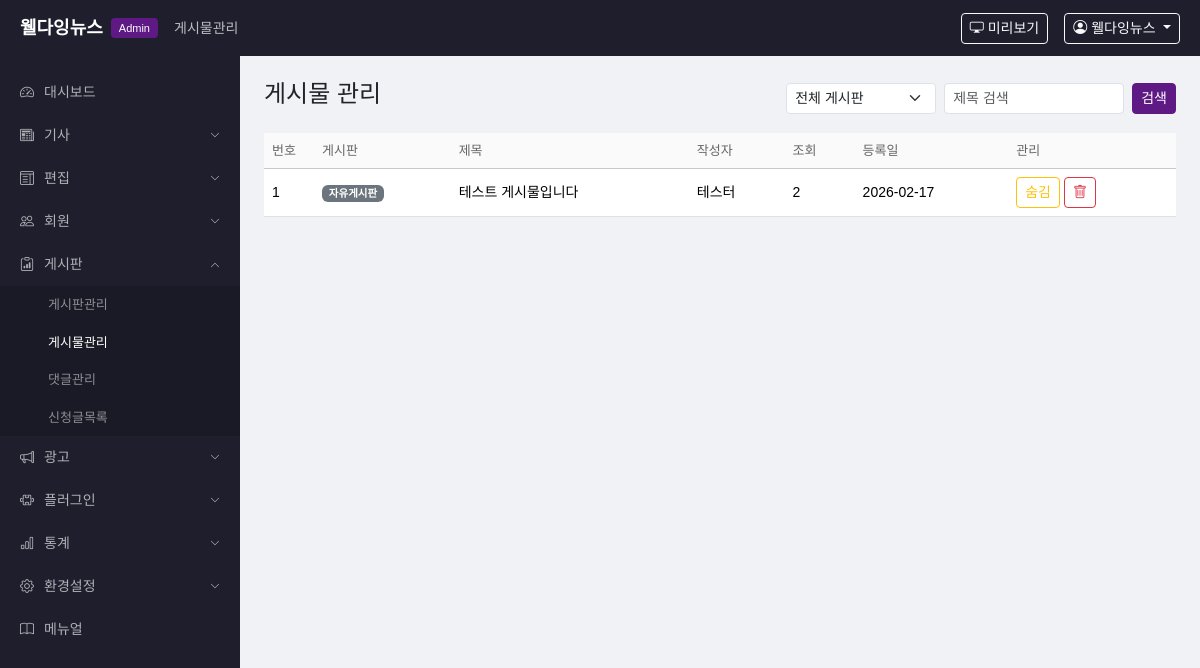
The page /admin/bbs/posts (signed in) on the database its author committed.
### app/models.py (models this page shows)
class AdminUser(UserMixin, db.Model):
    __tablename__ = 'admin_user'
    id = db.Column(db.Integer, primary_key=True)
    user_id = db.Column(db.String(50), unique=True, nullable=False)
    password_hash = db.Column(db.String(256), nullable=False)
    name = db.Column(db.String(50), nullable=False)
    email = db.Column(db.String(100))
    department = db.Column(db.String(50), default='')
    level = db.Column(db.String(20), default='admin')  # admin, editor, reporter
    is_active = db.Column(db.Boolean, default=True)
    is_dormant = db.Column(db.Boolean, default=False)
    created_at = db.Column(db.DateTime, default=datetime.now)

class BoardPost(db.Model):
    __tablename__ = 'board_post'
    id = db.Column(db.Integer, primary_key=True)
    board_id = db.Column(db.Integer, db.ForeignKey('board.id'), nullable=False)
    parent_post_id = db.Column(db.Integer, db.ForeignKey('board_post.id'), nullable=True)
    title = db.Column(db.String(500), nullable=False)
    content = db.Column(db.Text, default='')
    author_name = db.Column(db.String(50), default='')
    password = db.Column(db.String(200), default='')
    view_count = db.Column(db.Integer, default=0)
    is_hidden = db.Column(db.Boolean, default=False)
    is_secret = db.Column(db.Boolean, default=False)
    created_at = db.Column(db.DateTime, default=datetime.now)
    board = db.relationship('Board', backref=db.backref('posts', lazy='dynamic'))
    parent_post = db.relationship('BoardPost', remote_side='BoardPost.id', backref='child_posts')

class Board(db.Model):
    __tablename__ = 'board'
    id = db.Column(db.Integer, primary_key=True)
    code = db.Column(db.String(20), unique=True, nullable=False)
    name = db.Column(db.String(100), nullable=False)
    description = db.Column(db.Text, default='')
    is_active = db.Column(db.Boolean, default=True)
    sort_order = db.Column(db.Integer, default=0)
    created_at = db.Column(db.DateTime, default=datetime.now)

### app/admin/routes.py (the view)
@admin_bp.route('/bbs/posts')
@admin_required
def bbs_post_list():
    page = request.args.get('page', 1, type=int)
    board_id = request.args.get('board_id', '', type=str)
    q = request.args.get('q', '').strip()
    query = BoardPost.query
    if board_id:
        query = query.filter_by(board_id=int(board_id))
    if q:
        query = query.filter(BoardPost.title.contains(q))
    pagination = query.order_by(BoardPost.created_at.desc()).paginate(page=page, per_page=20, error_out=False)
    boards = Board.query.order_by(Board.sort_order).all()
    return render_template('admin/bbs_post_list.html', posts=pagination.items, pagination=pagination, boards=boards, board_id=board_id, q=q)

### app/__init__.py (called while the page is built)
def create_app():
    app = Flask(__name__)
    app.config.from_object(Config)
    os.makedirs(app.config['UPLOAD_FOLDER'], exist_ok=True)
    db.init_app(app)
    login_manager.init_app(app)
    login_manager.login_view = 'admin.login'
    @login_manager.user_loader
    def load_user(user_id):
        return db.session.get(AdminUser, int(user_id))
    from app.admin import admin_bp
    from app.public import public_bp
    app.register_blueprint(admin_bp, url_prefix='/admin')
    app.register_blueprint(public_bp)
    with app.app_context():
        db.create_all()
    return app

### app/admin/routes.py (called while the page is built)
def admin_required(f):
    @wraps(f)
    @login_required
    def decorated(*args, **kwargs):
        return f(*args, **kwargs)
    return decorated

### app/admin/templates/admin/bbs_post_list.html (shortened to what this page needs)
{% extends "admin/base.html" %}
{% block nav_title %}게시물관리{% endblock %}
{% block content %}
<div class="d-flex justify-content-between align-items-center mb-3">
    <h4>게시물 관리</h4>
    <form class="d-flex gap-2" method="get">
        <select name="board_id" class="form-select form-select-sm" style="width:150px">
            <option value="">전체 게시판</option>
        </select>
        <input type="text" name="q" class="form-control form-control-sm" placeholder="제목 검색" value="{{ q }}" style="width:180px">
        <button class="btn btn-sm btn-primary">검색</button>
    </form>
</div>
<div class="table-responsive">
    <table class="table table-hover">
        <thead class="table-light">
            <tr><th style="width:50px">번호</th><th>게시판</th><th>제목</th><th>작성자</th><th>조회</th><th>등록일</th><th>관리</th></tr>
        </thead>
        <tbody>
            {% for p in posts %}
            <tr class="{% if p.is_hidden %}table-secondary{% endif %}">
                <td>{{ p.id }}</td>
                <td><span class="badge bg-secondary">{{ p.board.name if p.board else '-' }}</span></td>
                <td>{{ p.title|truncate(50) }}</td><td>{{ p.author_name }}</td><td>{{ p.view_count }}</td>
                <td>{{ p.created_at.strftime('%Y-%m-%d') }}</td>
                <td>
                    <form method="post" action="{{ url_for('admin.bbs_post_toggle', post_id=p.id) }}" class="d-inline">
                        <button class="btn btn-sm {% if p.is_hidden %}btn-outline-success{% else %}btn-outline-warning{% endif %}">{{ '공개' if p.is_hidden else '숨김' }}</button>
                    </form>
                    <form method="post" action="{{ url_for('admin.bbs_post_delete', post_id=p.id) }}" class="d-inline" onsubmit="return confirm('삭제?')">
                        <button class="btn btn-sm btn-outline-danger"><i class="bi bi-trash"></i></button>
                    </form>
                </td>
            </tr>
            {% else %}
            <tr><td colspan="7" class="text-center text-muted py-4">게시물이 없습니다.</td></tr>
            {% endfor %}
        </tbody>
    </table>
</div>
{% endblock %}

### app/admin/templates/admin/base.html (shortened to what this page needs)
<!DOCTYPE html>
<html lang="ko">
<head>
    <link href="https://cdn.jsdelivr.net/npm/bootstrap@5.3.3/dist/css/bootstrap.min.css" rel="stylesheet">
    <link href="https://cdn.jsdelivr.net/npm/bootstrap-icons@1.11.3/font/bootstrap-icons.min.css" rel="stylesheet">
    <link href="{{ url_for('static', filename='css/admin.css') }}" rel="stylesheet">
</head>
<body>
<header class="admin-header">
    <div class="d-flex align-items-center w-100">
        <a href="{{ url_for('admin.dashboard') }}" class="admin-logo">
            <span class="logo-text">웰다잉뉴스</span>
            <span class="logo-badge">Admin</span>
        </a>
        <div class="admin-nav-title ms-3">{% block nav_title %}대시보드{% endblock %}</div>
        <div class="ms-auto d-flex align-items-center gap-3">
            <a href="{{ url_for('public.index') }}" target="_blank" class="btn btn-sm btn-outline-light">
                <i class="bi bi-display"></i> 미리보기
            </a>
            <div class="dropdown">
                <button class="btn btn-sm btn-outline-light dropdown-toggle" data-bs-toggle="dropdown">
                    <i class="bi bi-person-circle"></i> {{ current_user.name }}
                </button>
            </div>
        </div>
    </div>
</header>
<div class="admin-layout">
    <aside class="admin-sidebar">
        <nav>
            {% set ep = request.endpoint or '' %}
            <ul class="sidebar-nav">
                <li class="{% if ep == 'admin.dashboard' %}active{% endif %}">
                    <a href="{{ url_for('admin.dashboard') }}"><i class="bi bi-speedometer2"></i> 대시보드</a>
                </li>
                <li class="nav-group {% if 'article' in ep or ep == 'admin.approval' or ep == 'admin.article_comments' or ep == 'admin.article_structure' %}open{% endif %}">
                    <a href="#" class="nav-group-toggle"><i class="bi bi-newspaper"></i> 기사 <i class="bi bi-chevron-down ms-auto"></i></a>
                </li>
                <li class="nav-group {% if 'edit_layout' in ep %}open{% endif %}">
                    <a href="#" class="nav-group-toggle"><i class="bi bi-layout-text-window"></i> 편집 <i class="bi bi-chevron-down ms-auto"></i></a>
                </li>
                <li class="nav-group {% if 'member' in ep or 'dormant' in ep or 'etc_level' in ep or 'division' in ep or 'department' in ep %}open{% endif %}">
                    <a href="#" class="nav-group-toggle"><i class="bi bi-people"></i> 회원 <i class="bi bi-chevron-down ms-auto"></i></a>
                </li>
                <li class="nav-group {% if 'board' in ep or 'bbs' in ep or 'event_request' in ep %}open{% endif %}">
                    <a href="#" class="nav-group-toggle"><i class="bi bi-clipboard-data"></i> 게시판 <i class="bi bi-chevron-down ms-auto"></i></a>
                    <ul class="nav-sub">
                        <li class="{% if ep == 'admin.board_list' %}active{% endif %}"><a href="{{ url_for('admin.board_list') }}">게시판관리</a></li>
                        <li class="{% if ep == 'admin.bbs_post_list' %}active{% endif %}"><a href="{{ url_for('admin.bbs_post_list') }}">게시물관리</a></li>
                        <li class="{% if ep == 'admin.bbs_reply_list' %}active{% endif %}"><a href="{{ url_for('admin.bbs_reply_list') }}">댓글관리</a></li>
                        <li class="{% if ep == 'admin.event_request_list' %}active{% endif %}"><a href="{{ url_for('admin.event_request_list') }}">신청글목록</a></li>
                    </ul>
                </li>
                <li class="nav-group {% if 'banner' in ep or 'popup' in ep %}open{% endif %}">
                    <a href="#" class="nav-group-toggle"><i class="bi bi-megaphone"></i> 광고 <i class="bi bi-chevron-down ms-auto"></i></a>
                </li>
                <li class="nav-group {% if 'poll' in ep %}open{% endif %}">
                    <a href="#" class="nav-group-toggle"><i class="bi bi-puzzle"></i> 플러그인 <i class="bi bi-chevron-down ms-auto"></i></a>
                </li>
                <li class="nav-group {% if 'stats' in ep %}open{% endif %}">
                    <a href="#" class="nav-group-toggle"><i class="bi bi-bar-chart"></i> 통계 <i class="bi bi-chevron-down ms-auto"></i></a>
                </li>
                <li class="nav-group {% if 'settings' in ep or 'section' in ep or 'comment_config' in ep %}open{% endif %}">
                    <a href="#" class="nav-group-toggle"><i class="bi bi-gear"></i> 환경설정 <i class="bi bi-chevron-down ms-auto"></i></a>
                </li>
                <li class="{% if ep == 'admin.manual' %}active{% endif %}">
                    <a href="{{ url_for('admin.manual') }}"><i class="bi bi-book"></i> 메뉴얼</a>
                </li>
            </ul>
        </nav>
    </aside>
    <main class="admin-content">
        {% block content %}{% endblock %}
    </main>
</div>
</body>
</html>

### app/static/css/admin.css (style rules this page uses)
body { font-family: 'Noto Sans KR', sans-serif; background: #f0f2f5; margin: 0; }
.admin-header { position: fixed; top: 0; left: 0; right: 0; z-index: 1000; height: 56px; background: #1e1e2d; color: #fff; display: flex; align-items: center; padding: 0 20px; }
.admin-logo { text-decoration: none; display: flex; align-items: center; gap: 8px; }
.admin-logo .logo-text { color: #fff; font-size: 18px; font-weight: 700; }
.admin-logo .logo-badge { background: #5e1985; color: #fff; font-size: 11px; padding: 2px 8px; border-radius: 4px; font-weight: 500; }
.admin-nav-title { color: rgba(255,255,255,0.7); font-size: 14px; }
.admin-layout { display: flex; margin-top: 56px; min-height: calc(100vh - 56px); }
.admin-sidebar { width: 240px; min-width: 240px; background: #1e1e2d; padding: 15px 0; position: fixed; top: 56px; bottom: 0; left: 0; overflow-y: auto; }
.sidebar-nav { list-style: none; padding: 0; margin: 0; }
.sidebar-nav > li > a { display: flex; align-items: center; gap: 10px; padding: 11px 20px; color: rgba(255,255,255,0.65); text-decoration: none; font-size: 14px; transition: all 0.2s; }
.nav-sub { list-style: none; padding: 0; margin: 0; display: none; background: rgba(0,0,0,0.15); }
.nav-group.open .nav-sub { display: block; }
.nav-sub li a { display: block; padding: 9px 20px 9px 48px; color: rgba(255,255,255,0.5); text-decoration: none; font-size: 13px; transition: all 0.2s; }
.nav-sub li a:hover, .nav-sub li.active a { color: #fff; }
.nav-group-toggle .ms-auto { font-size: 10px; transition: transform 0.2s; }
.nav-group.open .nav-group-toggle .ms-auto { transform: rotate(180deg); }
.admin-content { flex: 1; margin-left: 240px; padding: 24px; }
.table th { font-weight: 500; font-size: 13px; color: #666; background: #fafafa; }
.table td { font-size: 14px; vertical-align: middle; }
.btn-primary { background: #5e1985; border-color: #5e1985; }

### rows shown on the page
AdminUser: name "웰다잉뉴스"
BoardPost: id "1", board "자유게시판", title "테스트 게시물입니다", author_name "테스터", view_count "2", created_at "2026-02-17", is_hidden "숨김"
